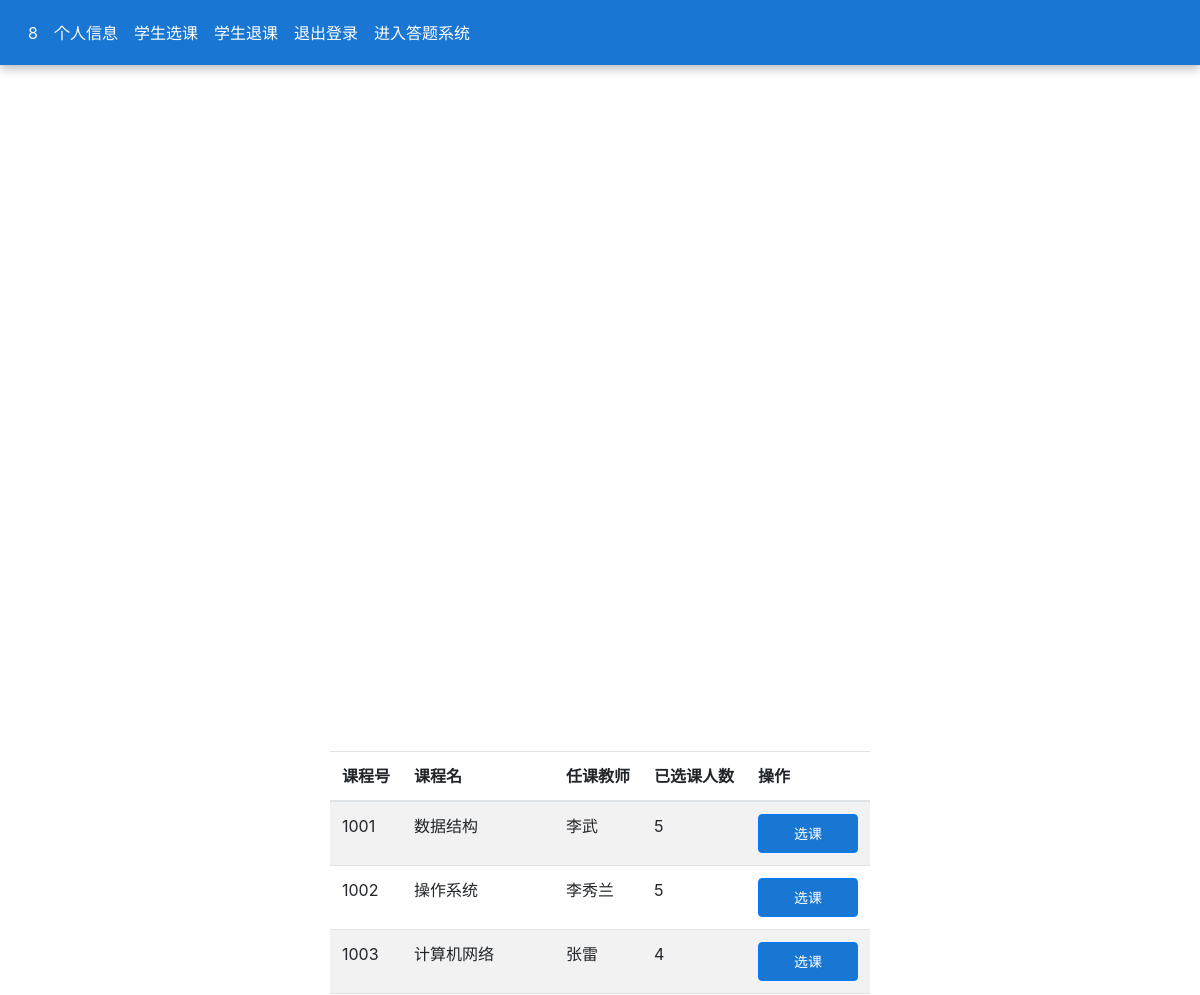
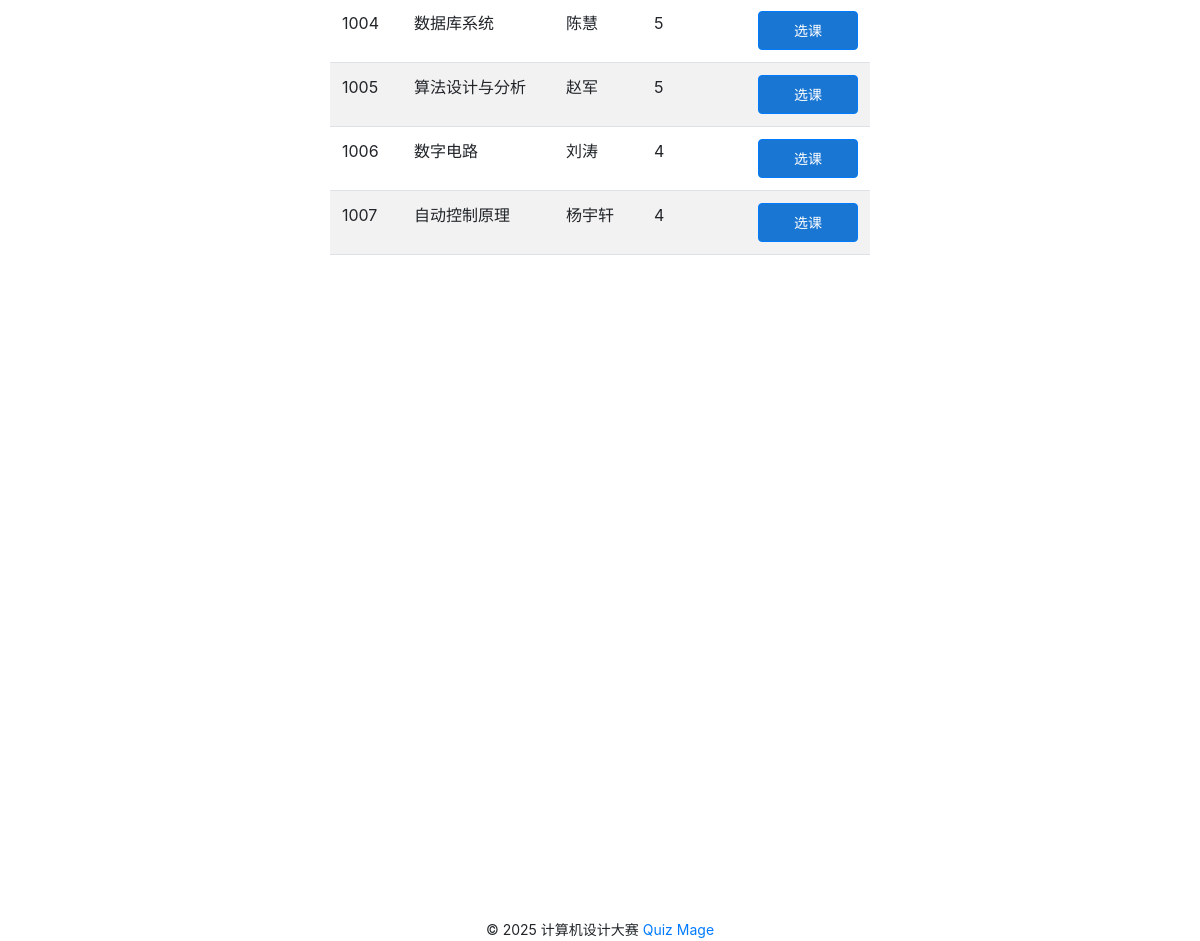
Page /student/8/course_select on the committed database (2 pictures, top to bottom).
### tables this page shows
CREATE TABLE "course" (
  "cno" INTEGER NOT NULL,
  "cname" TEXT,
  "tno" INTEGER
);

CREATE TABLE "teacher" (
  "tno" INTEGER NOT NULL,
  "name" TEXT,
  "password" TEXT NOT NULL,
  "gender" char(2),
  "college" TEXT
);

### views/student_views.py (the view, shortened to what this page needs)
@student_bp.route('/<int:sno>/course_select', methods=['GET', 'POST'])
def student_course_select(sno):
    form = SelectForm()
    result_course, _ = get_sql("SELECT * FROM course")
    messages = []
    for i in result_course:
        result_teacher, _ = get_sql("SELECT name FROM teacher WHERE tno='%s'" % i[2])
        tname = result_teacher[0][0] if result_teacher else "未知"
        result_count, _ = get_sql("SELECT COUNT(*) FROM student_course WHERE cno='%s'" % i[0])
        count = result_count[0][0] if result_count else 0
        message = {'cno': i[0], 'name': i[1], 'tname': tname, 'count': count}
        messages.append(message)
    titles = [('cno', '课程号'), ('name', '课程名'), ('tname', '任课教师'), ('count', '已选课人数')]
    return render_template('student_course_select.html', sno=sno, messages=messages, titles=titles, form=form)

### db_sqlite.py (called while the page is built)
def open_db():
    database = "merged_database.db"
    conn = sqlite3.connect(database)
    return conn

def get_sql(sql, conn=None):
    close_conn = False
    if conn is None:
        conn = open_db()
        close_conn = True
    cur = conn.cursor()
    cur.execute(sql)
    fields = [field[0] for field in cur.description]
    result = cur.fetchall()
    cur.close()
    if close_conn:
        close_db(conn)
    return result, fields

### templates/student_course_select.html (shortened to what this page needs)
{% extends 'student.html' %}
{% from 'bootstrap/form.html' import render_form %}
{% block content %}
<div class="container">
    <div class="row">
            <div class="table-responsive" style="max-height: 500px; overflow-y: auto;">
                <table class="table table-striped">
                    <thead>
                        <tr>
                            <th>课程号</th>
                            <th>课程名</th>
                            <th>任课教师</th>
                            <th>已选课人数</th>
                            <th>操作</th>
                        </tr>
                    </thead>
                    <tbody>
                        {% for row in messages %}
                        <tr>
                            <td>{{ row['cno'] }}</td>
                            <td>{{ row['name'] }}</td>
                            <td>{{ row['tname'] }}</td>
                            <td>{{ row['count'] }}</td>
                            <td>
                                <form method="POST" action="{{ url_for('student_bp.student_course_select', sno=sno) }}">
                                    <button type="submit" class="btn btn-primary   btn-sm">选课</button>
                                </form>
                            </td>
                        </tr>
                        {% endfor %}
                    </tbody>
                </table>
            </div>
    </div>
</div>
{% endblock %}

### static/css/style.css (style rules this page uses)
.btn-primary { background-color: #1976d2 !important; border-radius: 4px !important; min-width: 100px !important; padding: 8px 16px !important; font-weight: 400px !important; transition: all 0.3s ease-in-out; }
.container { display: flex; justify-content: center; align-items: center; height: 100vh; }
.navbar a { color: white !important; text-decoration: none; }

### rows in the picture
course: cno "1001", name "数据结构"
teacher: tname "李武"
course: cno "1002", name "操作系统"
teacher: tname "李秀兰"
course: cno "1003", name "计算机网络"
teacher: tname "张雷"
course: cno "1004", name "数据库系统"
teacher: tname "陈慧"
course: cno "1005", name "算法设计与分析"
teacher: tname "赵军"
course: cno "1006", name "数字电路"
teacher: tname "刘涛"
course: cno "1007", name "自动控制原理"
teacher: tname "杨宇轩"

### other values in the picture
{{ render_nav_item('student_bp.profile', sno ,sno=sno) }} "8"
{{ render_nav_item('student_bp.student_account', '个人信息', sno=sno) }} "个人信息"
{{ render_nav_item('student_bp.student_course_select', '学生选课', sno=sno) }} "学生选课"
{{ render_nav_item('student_bp.student_course_delete', '学生退课', sno=sno) }} "学生退课"
{{ render_nav_item('login_bp.index', '退出登录') }} "退出登录"
{{ row['count'] }} "5" "5" "4" "5" "5" "4" "4"
